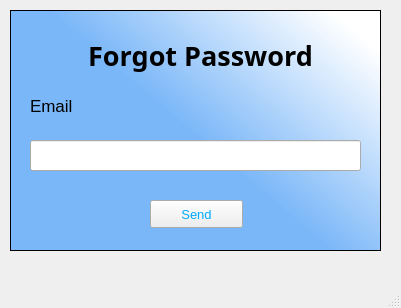
<?xml version="1.0" encoding="UTF-8"?>
<ui version="4.0">
 <class>MainWindow</class>
 <widget class="QMainWindow" name="MainWindow">
  <property name="geometry">
   <rect>
    <x>0</x>
    <y>0</y>
    <width>401</width>
    <height>308</height>
   </rect>
  </property>
  <property name="windowTitle">
   <string>MainWindow</string>
  </property>
  <widget class="QWidget" name="centralwidget">
   <widget class="QTableWidget" name="tableWidget">
    <property name="geometry">
     <rect>
      <x>10</x>
      <y>10</y>
      <width>371</width>
      <height>241</height>
     </rect>
    </property>
    <property name="styleSheet">
     <string notr="true">background-color: qlineargradient(spread:pad, x1:0.502488, y1:0.528, x2:1, y2:0.148, stop:0 rgba(116, 180, 249, 242), stop:0.970149 rgba(255, 255, 255, 255));

</string>
    </property>
   </widget>
   <widget class="QLabel" name="label">
    <property name="geometry">
     <rect>
      <x>80</x>
      <y>30</y>
      <width>241</width>
      <height>51</height>
     </rect>
    </property>
    <property name="font">
     <font>
      <family>Script MT Bold</family>
      <pointsize>20</pointsize>
      <weight>75</weight>
      <bold>true</bold>
     </font>
    </property>
    <property name="text">
     <string>&lt;html&gt;&lt;head/&gt;&lt;body&gt;&lt;p align=&quot;center&quot;&gt;Forgot Password&lt;/p&gt;&lt;/body&gt;&lt;/html&gt;</string>
    </property>
   </widget>
   <widget class="QLabel" name="label_2">
    <property name="geometry">
     <rect>
      <x>30</x>
      <y>90</y>
      <width>71</width>
      <height>31</height>
     </rect>
    </property>
    <property name="font">
     <font>
      <pointsize>13</pointsize>
     </font>
    </property>
    <property name="text">
     <string>Email</string>
    </property>
   </widget>
   <widget class="QLineEdit" name="lineEdit">
    <property name="geometry">
     <rect>
      <x>30</x>
      <y>140</y>
      <width>331</width>
      <height>31</height>
     </rect>
    </property>
   </widget>
   <widget class="QPushButton" name="pushButtonSend">
    <property name="geometry">
     <rect>
      <x>150</x>
      <y>200</y>
      <width>93</width>
      <height>28</height>
     </rect>
    </property>
    <property name="font">
     <font>
      <pointsize>10</pointsize>
     </font>
    </property>
    <property name="styleSheet">
     <string notr="true">color: rgb(0, 170, 255);</string>
    </property>
    <property name="text">
     <string>Send</string>
    </property>
    <property name="icon">
     <iconset>
      <normaloff>images/ic_send.png</normaloff>images/ic_send.png</iconset>
    </property>
   </widget>
   <widget class="QLabel" name="labelExit">
    <property name="geometry">
     <rect>
      <x>20</x>
      <y>20</y>
      <width>31</width>
      <height>31</height>
     </rect>
    </property>
    <property name="focusPolicy">
     <enum>Qt::StrongFocus</enum>
    </property>
    <property name="text">
     <string/>
    </property>
    <property name="pixmap">
     <pixmap>images/ic_exit.png</pixmap>
    </property>
    <property name="scaledContents">
     <bool>true</bool>
    </property>
   </widget>
  </widget>
  <widget class="QMenuBar" name="menubar">
   <property name="geometry">
    <rect>
     <x>0</x>
     <y>0</y>
     <width>401</width>
     <height>26</height>
    </rect>
   </property>
  </widget>
  <widget class="QStatusBar" name="statusbar"/>
 </widget>
 <resources/>
 <connections/>
</ui>
